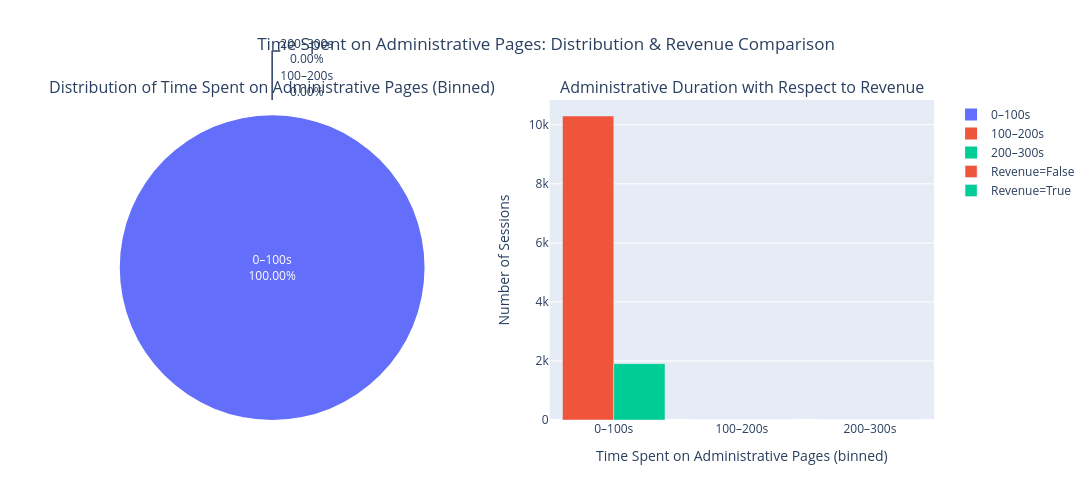

Source (notebook cell):
### Markdown cell above
## Time Spent on Administrative Pages: Distribution & Revenue Comparison
This visualisation examines how long users spend on administrative pages and whether longer engagement relates to purchases.

### Code cell
bins = [0, 100, 200, 300]
labels = ["0–100s", "100–200s", "200–300s"]

df_cleaned["AdminDur_bin"] = pd.cut(
    df_cleaned["Administrative_Duration"],
    bins=bins,
    labels=labels,
    include_lowest=True,
    right=True
)

# Counts per bin for pie chart
dur_counts = df_cleaned["AdminDur_bin"].value_counts().sort_index().reset_index()
dur_counts.columns = ["AdminDur_bin", "Count"]

# Counts per bin + Revenue for grouped bar
dur_rev = (
    df_cleaned.groupby(["AdminDur_bin", "Revenue"])
             .size()
             .reset_index(name="Count")
             .sort_values("AdminDur_bin")
)

fig = make_subplots(
    rows=1,
    cols=2,
    specs=[[{"type": "domain"}, {"type": "xy"}]],
    subplot_titles=(
        "Distribution of Time Spent on Administrative Pages (Binned)",
        "Administrative Duration with Respect to Revenue"
    )
)

# LEFT
fig.add_trace(
    go.Pie(
        labels=dur_counts["AdminDur_bin"],
        values=dur_counts["Count"],
        textinfo="percent+label",
        texttemplate="%{label}<br>%{percent:.2%}",
        pull=[0.05] * len(dur_counts)
    ),
    row=1,
    col=1
)

# RIGHT
for val, name in [(False, "Revenue=False"), (True, "Revenue=True")]:
    sub = dur_rev[dur_rev["Revenue"] == val]
    fig.add_trace(
        go.Bar(
            x=sub["AdminDur_bin"],
            y=sub["Count"],
            name=name
        ),
        row=1,
        col=2
    )

fig.update_layout(
    title_text="Time Spent on Administrative Pages: Distribution & Revenue Comparison",
    title_x=0.5,
    barmode="group",
    height=500,
    width=1100
)

fig.update_xaxes(title_text="Time Spent on Administrative Pages (binned)", row=1, col=2)
fig.update_yaxes(title_text="Number of Sessions", row=1, col=2)

fig.show()

### Figure 1 — Plotly figure (JSON) as saved in the notebook; plotly's stock layout.template omitted (floating-point values rounded to 4 significant figures)
{"data": [{"domain": {"x": [0, 0.45], "y": [0, 1]}, "labels": ["0–100s", "100–200s", "200–300s"], "pull": [0.05, 0.05, 0.05], "textinfo": "percent+label", "texttemplate": "%{label}<br>%{percent:.2%}", "type": "pie", "values": [12205, 0, 0]}, {"name": "Revenue=False", "type": "bar", "x": ["0–100s", "100–200s", "200–300s"], "xaxis": "x", "y": [10297, 0, 0], "yaxis": "y"}, {"name": "Revenue=True", "type": "bar", "x": ["0–100s", "100–200s", "200–300s"], "xaxis": "x", "y": [1908, 0, 0], "yaxis": "y"}], "layout": {"annotations": [{"font": {"size": 16}, "showarrow": false, "text": "Distribution of Time Spent on Administrative Pages (Binned)", "x": 0.225, "xanchor": "center", "xref": "paper", "y": 1, "yanchor": "bottom", "yref": "paper"}, {"font": {"size": 16}, "showarrow": false, "text": "Administrative Duration with Respect to Revenue", "x": 0.775, "xanchor": "center", "xref": "paper", "y": 1, "yanchor": "bottom", "yref": "paper"}], "barmode": "group", "height": 500, "title": {"text": "Time Spent on Administrative Pages: Distribution & Revenue Comparison", "x": 0.5}, "width": 1100, "xaxis": {"anchor": "y", "domain": [0.55, 1], "title": {"text": "Time Spent on Administrative Pages (binned)"}}, "yaxis": {"anchor": "x", "domain": [0, 1], "title": {"text": "Number of Sessions"}}}}
